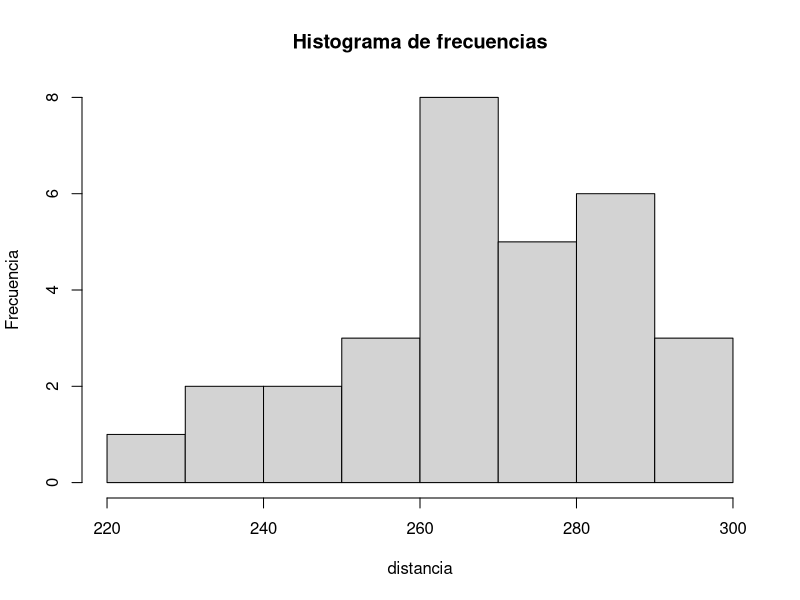
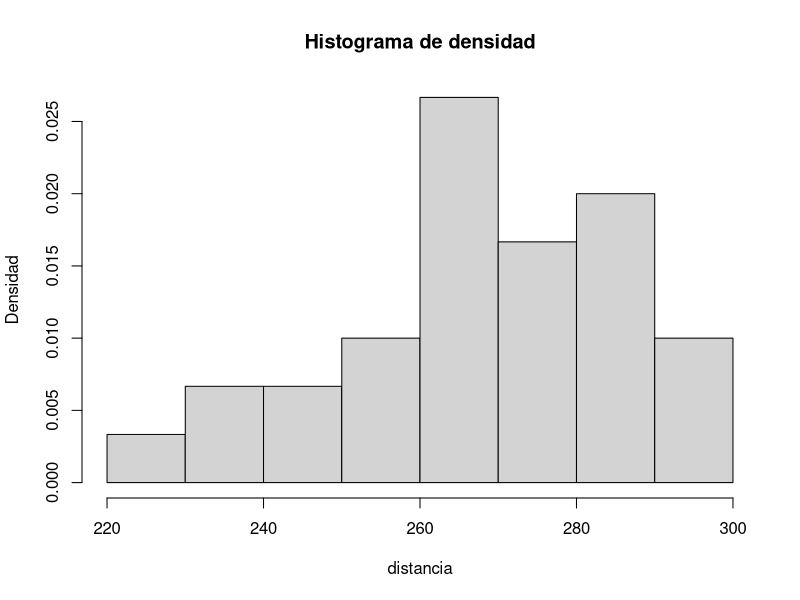
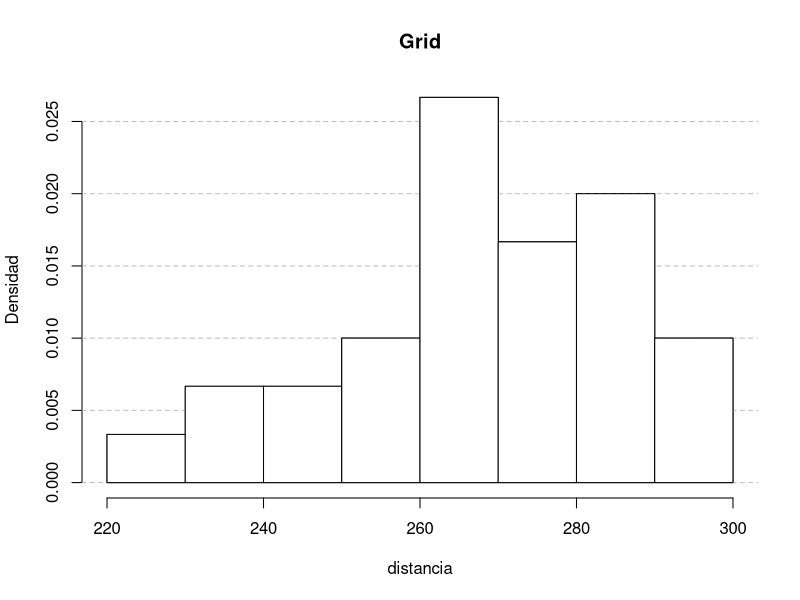
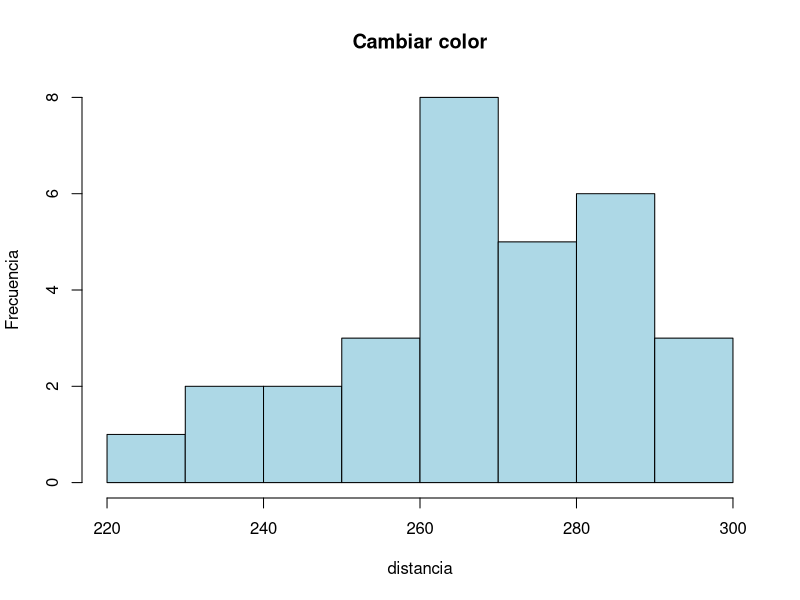
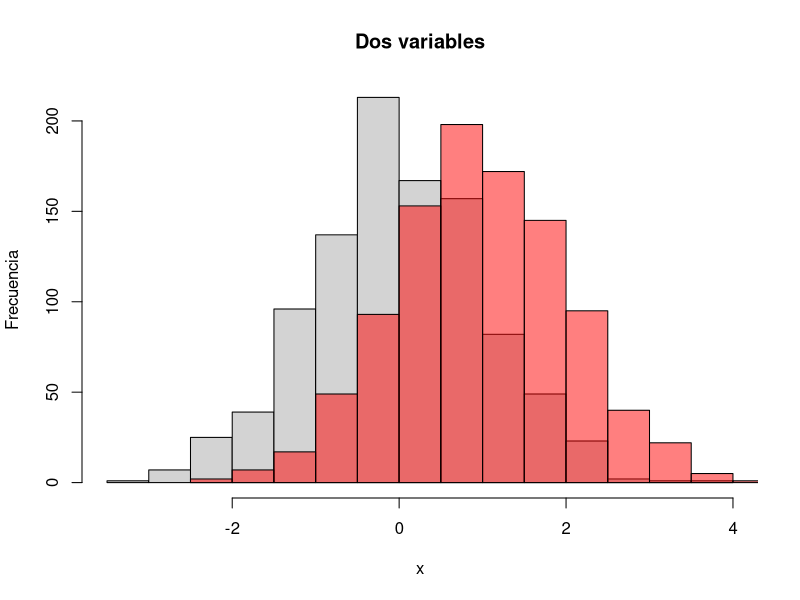
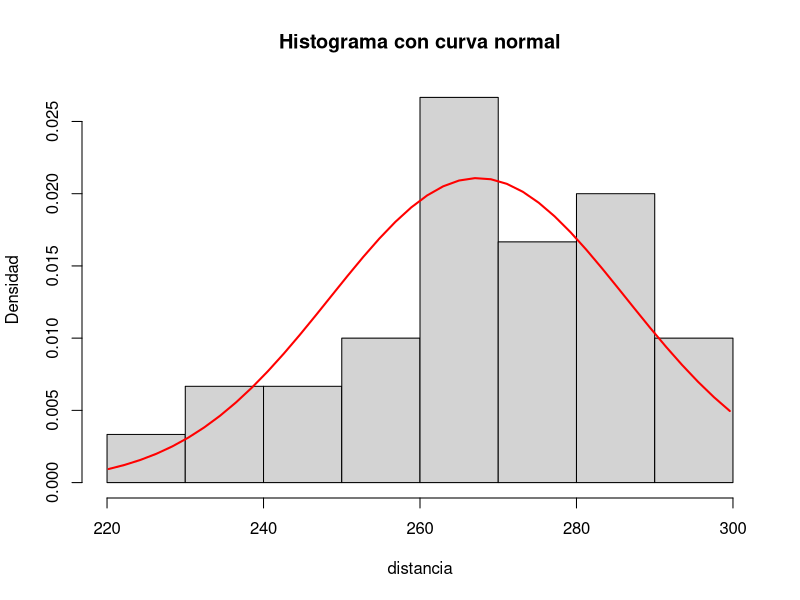

Recreate these plots in R, in order.
## ---- chunk 1
distancia <- c(241.1, 284.4, 220.2, 272.4, 271.1, 268.3,
               291.6, 241.6, 286.1, 285.9, 259.6, 299.6,
               253.1, 239.6, 277.8, 263.8, 267.2, 272.6,
               283.4, 234.5, 260.4, 264.2, 295.1, 276.4,
               263.1, 251.4, 264.0, 269.2, 281.0, 283.2)
hist(distancia, main = "Histograma de frecuencias", # Frecuencia
     ylab = "Frecuencia")
## ---- chunk 2
distancia <- c(241.1, 284.4, 220.2, 272.4, 271.1, 268.3,
               291.6, 241.6, 286.1, 285.9, 259.6, 299.6,
               253.1, 239.6, 277.8, 263.8, 267.2, 272.6,
               283.4, 234.5, 260.4, 264.2, 295.1, 276.4,
               263.1, 251.4, 264.0, 269.2, 281.0, 283.2)
hist(distancia, prob = TRUE, main = "Histograma de densidad", # Densidad
     ylab = "Densidad")
## ---- chunk 3
distancia <- c(241.1, 284.4, 220.2, 272.4, 271.1, 268.3,
               291.6, 241.6, 286.1, 285.9, 259.6, 299.6,
               253.1, 239.6, 277.8, 263.8, 267.2, 272.6,
               283.4, 234.5, 260.4, 264.2, 295.1, 276.4,
               263.1, 251.4, 264.0, 269.2, 281.0, 283.2)
hist(distancia, prob = TRUE, ylab = "Densidad", main = "Grid")
grid(nx = NA, ny = NULL, lty = 2, col = "gray", lwd = 1)
hist(distancia, prob = TRUE, add = TRUE, col = "white")
## ---- chunk 4
hist(distancia, main = "Cambiar color", ylab = "Frecuencia", col = "lightblue")
## ---- chunk 5
set.seed(1)

x <- rnorm(1000)    # Primer grupo
y <- rnorm(1000, 1) # Segundo grupo

hist(x, main = "Dos variables", ylab = "Frecuencia")
hist(y, add = TRUE, col = rgb(1, 0, 0, alpha = 0.5))
## ---- chunk 6
hist(distancia, prob = TRUE,
     main = "Histograma con curva normal", ylab = "Densidad")
x <- seq(min(distancia), max(distancia), length = 40)
f <- dnorm(x, mean = mean(distancia), sd = sd(distancia))
lines(x, f, col = "red", lwd = 2)
